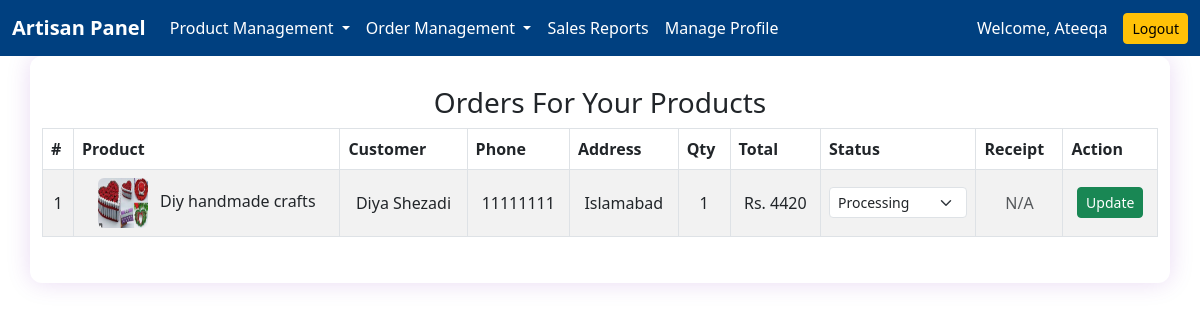
The page /check_orders.php (signed in) on the database its author committed.
### tables this page shows
CREATE TABLE `orders` (
  `id` int(11) NOT NULL,
  `user_id` int(11) NOT NULL,
  `product_id` int(11) NOT NULL,
  `quantity` int(11) NOT NULL,
  `payment_gateway` varchar(100) DEFAULT NULL,
  `tax_amount` int(11) DEFAULT 0,
  `shipping_fee` int(11) DEFAULT 0,
  `total_amount` int(11) NOT NULL,
  `name` varchar(100) NOT NULL,
  `email` varchar(100) NOT NULL,
  `phone` varchar(20) NOT NULL,
  `state` varchar(50) NOT NULL,
  `zip` varchar(20) NOT NULL,
  `address` text NOT NULL,
  `payment_receipt` varchar(255) NOT NULL,
  `order_date` timestamp NOT NULL DEFAULT current_timestamp(),
  `status` varchar(50) NOT NULL DEFAULT 'Pending'
);

CREATE TABLE `product` (
  `id` int(11) NOT NULL,
  `saller_id` int(11) NOT NULL,
  `name` varchar(255) NOT NULL,
  `description` text NOT NULL,
  `price` int(11) NOT NULL,
  `stock` int(11) NOT NULL,
  `image` varchar(255) NOT NULL,
  `custom_request` tinyint(1) NOT NULL,
  `created_at` timestamp NOT NULL DEFAULT current_timestamp(),
  `category` varchar(100) NOT NULL,
  `status` varchar(50) DEFAULT 'Pending'
);

### check_orders.php (the view, shortened to what this page needs)
<?php
include("connection.php");
$artisan_id = $_SESSION['id'];
?>
<!DOCTYPE html>
<html>
<head>
  <link href="https://cdn.jsdelivr.net/npm/bootstrap@5.3.0/dist/css/bootstrap.min.css" rel="stylesheet">
</head>
<body>
<?php include("includes/navbar_saller.php"); ?>
<div class="container">
  <h3>Orders For Your Products</h3>
  <div class="table-responsive">
    <table class="table table-bordered table-striped align-middle">
      <thead>
        <tr>
          <th>#</th>
          <th>Product</th>
          <th>Customer</th>
          <th>Phone</th>
          <th>Address</th>
          <th>Qty</th>
          <th>Total</th>
          <th>Status</th>
          <th>Receipt</th>
          <th>Action</th>
        </tr>
      </thead>
      <tbody>
        <?php
        $query = "SELECT o.*, p.name AS product_name, p.image
                  FROM orders o
                  JOIN product p ON o.product_id = p.id
                  WHERE p.saller_id = $artisan_id
                  ORDER BY o.id DESC";
        $result = mysqli_query($conn, $query);
        $count = 1;
        if (mysqli_num_rows($result) > 0) {
          while ($row = mysqli_fetch_assoc($result)) {
            echo "<tr>";
            echo "<td>" . $count++ . "</td>";
            echo "<td><img src='uploads/{$row['image']}' width='50' height='50' class='me-2 rounded'> {$row['product_name']}</td>";
            echo "<td>{$row['name']}</td>";
            echo "<td>{$row['phone']}</td>";
            echo "<td>{$row['address']}</td>";
            echo "<td>{$row['quantity']}</td>";
            echo "<td>Rs. {$row['total_amount']}</td>";
            echo "<td>
              <form method='POST' class='d-flex align-items-center justify-content-center'>
                <input type='hidden' name='order_id' value='{$row['id']}'>
                <select name='status' class='form-select form-select-sm'>
                  <option " . ($row['status'] == 'Pending' ? 'selected' : '') . ">Pending</option>
                  <option " . ($row['status'] == 'Processing' ? 'selected' : '') . ">Processing</option>
                  <option " . ($row['status'] == 'Shipped' ? 'selected' : '') . ">Shipped</option>
                  <option " . ($row['status'] == 'Delivered' ? 'selected' : '') . ">Delivered</option>
                </select>
            </td>";
            echo "<td>";
            if (!empty($row['payment_receipt']) && file_exists($row['payment_receipt'])) {
              echo "<a href='{$row['payment_receipt']}' target='_blank' class='btn btn-sm btn-outline-primary'>View</a>";
            } else {
              echo "<span class='text-muted'>N/A</span>";
            }
            echo "</td>";
            echo "<td><button type='submit' name='update_status' class='btn btn-sm btn-success'>Update</button></form></td>";
            echo "</tr>";
          }
        } else {
          echo "<tr><td colspan='10' class='text-center text-muted'>No orders found for your products.</td></tr>";
        }
        ?>
      </tbody>
    </table>
  </div>
</div>
</body>
</html>

### check_orders.php (style rules this page uses)
body { background-color: #f3e6ff; }
.container { background: white; padding: 30px; border-radius: 12px; box-shadow: 0 0 25px rgba(106, 13, 173, 0.15); }
h3 { color: #6a0dad; text-align: center; margin-bottom: 30px; font-weight: bold; }
th { background-color: #d9b3ff; color: #4b0082; }
td, th { vertical-align: middle; text-align: center; }
.form-select { min-width: 120px; }

### rows shown on the page
orders: product.image (picture), product.name "Diy handmade crafts", name "Diya Shezadi", phone "11111111", address "Islamabad", quantity "1", total_amount "4420", status "Processing", shows "N/A"

### other values the page prints
$_SESSION['name'] "Ateeqa"
